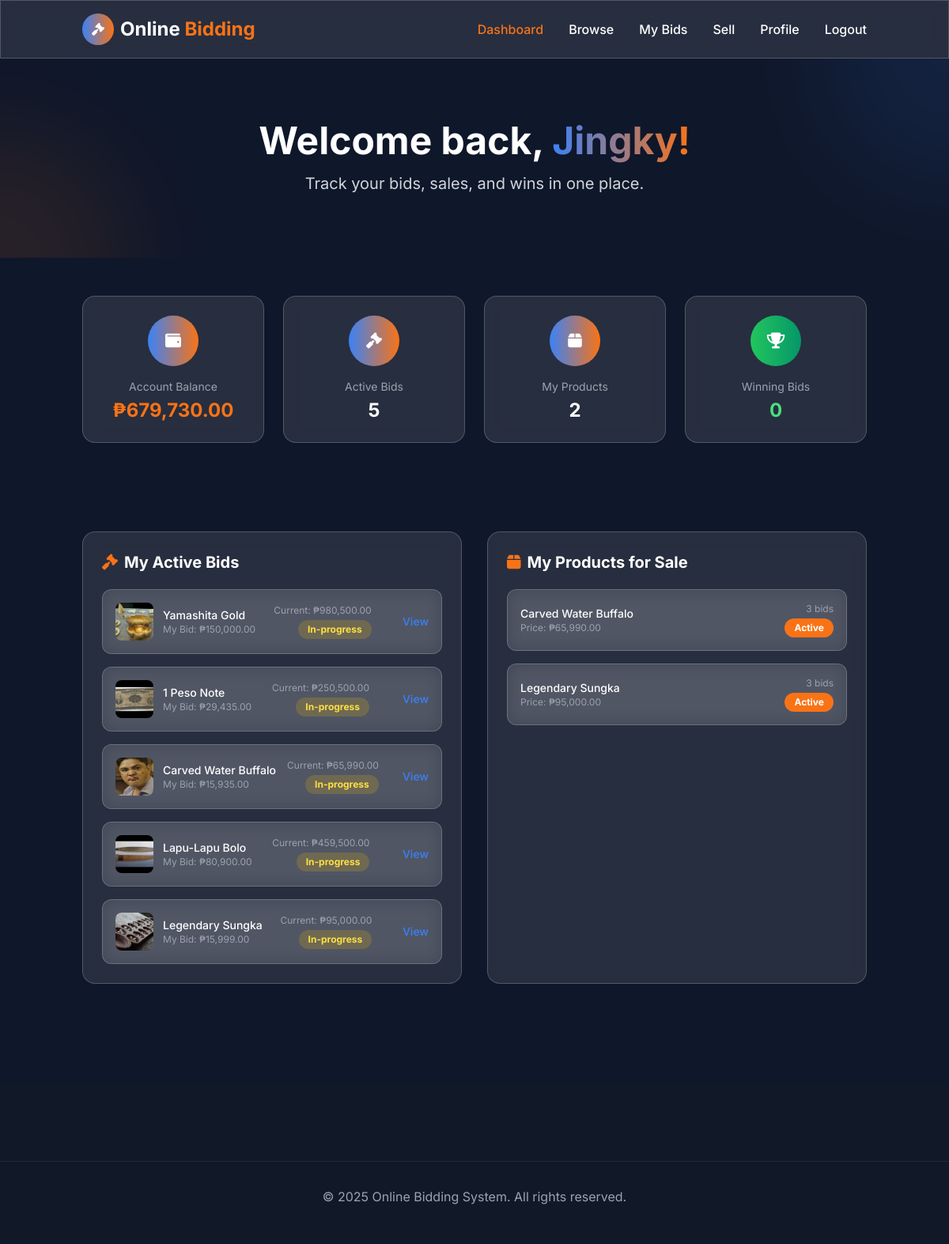
The page /client/dashboard.php (signed in) on the database its author committed.
### tables this page shows
CREATE TABLE `users` (
  `id` int(30) NOT NULL,
  `firstName` varchar(50) NOT NULL,
  `lastName` varchar(50) NOT NULL,
  `userMoney` varchar(100) NOT NULL,
  `amountRcvble` varchar(100) NOT NULL,
  `password` text NOT NULL,
  `email` varchar(200) NOT NULL,
  `contact` varchar(100) NOT NULL,
  `address` text NOT NULL,
  `userType` tinyint(4) NOT NULL,
  `securityWord` varchar(50) NOT NULL,
  `profilePic` varchar(100) NOT NULL,
  `isLogin` smallint(6) NOT NULL,
  `date_created` datetime NOT NULL DEFAULT current_timestamp(),
  `created_at` datetime DEFAULT current_timestamp(),
  `avatar` varchar(255) DEFAULT '../assets/img/default-avatar.png'
);

CREATE TABLE `clients_bid_tbl` (
  `id` int(11) NOT NULL,
  `bidToken` int(11) NOT NULL,
  `bidderName` varchar(100) NOT NULL,
  `bidderItem` varchar(100) NOT NULL,
  `itemId` int(11) NOT NULL,
  `itemPrice` double NOT NULL,
  `bidAmount` double NOT NULL,
  `bidStatus` varchar(50) NOT NULL,
  `bidDate` datetime NOT NULL
);

CREATE TABLE `products` (
  `id` int(30) NOT NULL,
  `productOwner` varchar(50) NOT NULL,
  `productStatus` varchar(20) NOT NULL,
  `productName` varchar(100) NOT NULL,
  `category` varchar(50) NOT NULL,
  `itemDesc` text NOT NULL,
  `bidCount` int(11) NOT NULL,
  `minimumBid` double NOT NULL,
  `productPrice` double NOT NULL,
  `productEnd` datetime NOT NULL,
  `productImgLoc` varchar(255) NOT NULL,
  `datePosted` datetime NOT NULL DEFAULT current_timestamp()
);

### config.php (called while the page is built, shortened)
<?php
function formatCurrency($amount) {
    return '₱' . number_format($amount, 2);
}
function getUserMoney($encodedMoney) {
    return base64_decode($encodedMoney);
}
?>

### client/dashboard.php (the view, shortened to what this page needs)
<?php
require_once '../config.php';
$user_id = $_SESSION['user_id'];
$stmt = $conn->prepare("SELECT * FROM users WHERE id = ? LIMIT 1");
$stmt->bind_param("i", $user_id);
$stmt->execute();
$user = $stmt->get_result()->fetch_assoc();
$stmt = $conn->prepare("SELECT COUNT(*) as count FROM clients_bid_tbl WHERE bidderName = ? AND bidStatus = 'In-progress'");
$stmt->bind_param("i", $user_id);
$stmt->execute();
$bids_count = $stmt->get_result()->fetch_assoc()['count'];
$stmt = $conn->prepare("SELECT COUNT(*) as count FROM products WHERE productOwner = ?");
$stmt->bind_param("i", $user_id);
$stmt->execute();
$products_count = $stmt->get_result()->fetch_assoc()['count'];
$stmt = $conn->prepare("SELECT COUNT(*) as count FROM clients_bid_tbl WHERE bidderName = ? AND bidStatus = 'Won'");
$stmt->bind_param("i", $user_id);
$stmt->execute();
$winning_count = $stmt->get_result()->fetch_assoc()['count'];
?>
<!DOCTYPE html>
<html lang="en">
<head>
    <script src="https://cdn.tailwindcss.com"></script>
    <link rel="stylesheet" href="https://cdnjs.cloudflare.com/ajax/libs/font-awesome/6.4.0/css/all.min.css">
</head>
<body class="bg-deep-blue text-white min-h-screen">
    <header class="sticky top-0 z-50 glass-effect py-4">
        <div class="container mx-auto px-4">
            <div class="flex justify-between items-center">
                <div class="flex items-center space-x-2">
                    <div class="w-10 h-10 rounded-full bg-gradient-to-r from-electric-blue to-bright-orange flex items-center justify-center">
                        <i class="fas fa-gavel text-white"></i>
                    </div>
                    <h1 class="text-2xl font-bold">Online <span class="text-bright-orange">Bidding</span></h1>
                </div>
                <nav class="hidden md:flex space-x-8">
                    <a href="dashboard.php" class="font-medium text-bright-orange">Dashboard</a>
                    <a href="products.php" class="font-medium hover:text-bright-orange transition-colors duration-300">Browse</a>
                    <a href="my_bids.php" class="font-medium hover:text-bright-orange transition-colors duration-300">My Bids</a>
                    <a href="add_product.php" class="font-medium hover:text-bright-orange transition-colors duration-300">Sell</a>
                    <a href="profile.php" class="font-medium hover:text-bright-orange transition-colors duration-300">Profile</a>
                    <a href="../logout.php" class="font-medium hover:text-bright-orange transition-colors duration-300">Logout</a>
                </nav>
            </div>
        </div>
    </header>
    <section class="hero py-16 md:py-20 relative overflow-hidden">
        <div class="absolute -top-40 -right-40 w-80 h-80 rounded-full bg-electric-blue opacity-10 blur-3xl"></div>
        <div class="absolute -bottom-40 -left-40 w-80 h-80 rounded-full bg-bright-orange opacity-10 blur-3xl"></div>
        <div class="container mx-auto px-4 relative z-10">
            <div class="max-w-3xl mx-auto text-center">
                <h2 class="text-4xl md:text-5xl font-bold mb-4">
                    Welcome back, <span class="text-gradient"><?= htmlspecialchars($user['firstName']) ?>!</span>
                </h2>
                <p class="text-xl text-gray-300">Track your bids, sales, and wins in one place.</p>
            </div>
        </div>
    </section>
    <section class="py-12">
        <div class="container mx-auto px-4">
            <div class="grid grid-cols-1 md:grid-cols-2 lg:grid-cols-4 gap-6 max-w-5xl mx-auto">
                <div class="glass-effect rounded-2xl p-6 text-center card-hover">
                    <div class="w-16 h-16 rounded-full bg-gradient-to-r from-electric-blue to-bright-orange flex items-center justify-center text-white text-xl font-bold mx-auto mb-4">
                        <i class="fas fa-wallet"></i>
                    </div>
                    <p class="text-gray-400 text-sm">Account Balance</p>
                    <p class="text-2xl font-bold text-bright-orange mt-1">
                        <?= formatCurrency(getUserMoney($user['userMoney'])) ?>
                    </p>
                </div>
                <div class="glass-effect rounded-2xl p-6 text-center card-hover">
                    <div class="w-16 h-16 rounded-full bg-gradient-to-r from-electric-blue to-bright-orange flex items-center justify-center text-white text-xl font-bold mx-auto mb-4">
                        <i class="fas fa-gavel"></i>
                    </div>
                    <p class="text-gray-400 text-sm">Active Bids</p>
                    <p class="text-2xl font-bold mt-1"><?= $bids_count ?></p>
                </div>
                <div class="glass-effect rounded-2xl p-6 text-center card-hover">
                    <div class="w-16 h-16 rounded-full bg-gradient-to-r from-electric-blue to-bright-orange flex items-center justify-center text-white text-xl font-bold mx-auto mb-4">
                        <i class="fas fa-box"></i>
                    </div>
                    <p class="text-gray-400 text-sm">My Products</p>
                    <p class="text-2xl font-bold mt-1"><?= $products_count ?></p>
                </div>
                <div class="glass-effect rounded-2xl p-6 text-center card-hover">
                    <div class="w-16 h-16 rounded-full bg-gradient-to-r from-green-500 to-emerald-600 flex items-center justify-center text-white text-xl font-bold mx-auto mb-4">
                        <i class="fas fa-trophy"></i>
                    </div>
                    <p class="text-gray-400 text-sm">Winning Bids</p>
                    <p class="text-2xl font-bold text-green-400 mt-1"><?= $winning_count ?></p>
                </div>
            </div>
        </div>
    </section>
    <section class="py-16">
        <div class="container mx-auto px-4">
            <div class="grid lg:grid-cols-2 gap-8">
                <div class="glass-effect rounded-2xl p-6 overflow-hidden card-hover">
                    <h3 class="text-xl font-bold mb-5 flex items-center gap-2">
                        <i class="fas fa-gavel text-bright-orange"></i> My Active Bids
                    </h3>
                    <div class="space-y-4">
                        <?php
                        $stmt = $conn->prepare("
                            SELECT b.*, p.productName, p.productPrice, p.productImgLoc
                            FROM clients_bid_tbl b
                            JOIN products p ON b.itemId = p.id
                            WHERE b.bidderName = ? AND b.bidStatus = 'In-progress'
                            ORDER BY b.bidDate DESC LIMIT 5
                        ");
                        $stmt->bind_param("i", $user_id);
                        $stmt->execute();
                        $result = $stmt->get_result();
                        if ($result->num_rows > 0):
                            while ($row = $result->fetch_assoc()): ?>
                                <div class="flex items-center justify-between p-4 glass-effect rounded-xl hover:bg-white/5 transition">
                                    <div class="flex items-center gap-3">
                                        <img src="../<?= htmlspecialchars($row['productImgLoc']) ?>" alt="" class="w-12 h-12 rounded-lg object-cover">
                                        <div>
                                            <p class="font-medium text-sm"><?= htmlspecialchars($row['productName']) ?></p>
                                            <p class="text-xs text-gray-400">My Bid: <?= formatCurrency($row['bidAmount']) ?></p>
                                        </div>
                                    </div>
                                    <div class="text-right">
                                        <p class="text-xs text-gray-400">Current: <?= formatCurrency($row['productPrice']) ?></p>
                                        <span class="status in-progress mt-1 inline-block">In-progress</span>
                                    </div>
                                    <a href="../products.php?view=<?= $row['itemId'] ?>" class="ml-4 text-electric-blue hover:text-bright-orange text-sm font-medium">
                                        View
                                    </a>
                                </div>
                            <?php endwhile;
                        endif;
                        ?>
                    </div>
                </div>
                <div class="glass-effect rounded-2xl p-6 overflow-hidden card-hover">
                    <h3 class="text-xl font-bold mb-5 flex items-center gap-2">
                        <i class="fas fa-box text-bright-orange"></i> My Products for Sale
                    </h3>
                    <div class="space-y-4">
                        <?php
                        $stmt = $conn->prepare("SELECT * FROM products WHERE productOwner = ? ORDER BY datePosted DESC LIMIT 5");
                        $stmt->bind_param("i", $user_id);
                        $stmt->execute();
                        $result = $stmt->get_result();
                        if ($result->num_rows > 0):
                            while ($row = $result->fetch_assoc()):
                                $bid_stmt = $conn->prepare("SELECT COUNT(*) as count FROM clients_bid_tbl WHERE itemId = ?");
                                $bid_stmt->bind_param("i", $row['id']);
                                $bid_stmt->execute();
                                $bid_count = $bid_stmt->get_result()->fetch_assoc()['count'];
                        ?>
                                <div class="flex items-center justify-between p-4 glass-effect rounded-xl hover:bg-white/5 transition">
                                    <div>
                                        <p class="font-medium text-sm"><?= htmlspecialchars($row['productName']) ?></p>
                                        <p class="text-xs text-gray-400">Price: <?= formatCurrency($row['productPrice']) ?></p>
                                    </div>
                                    <div class="text-right">
                                        <p class="text-xs text-gray-400"><?= $bid_count ?> bid<?= $bid_count == 1 ? '' : 's' ?></p>
                                        <span class="status <?= strtolower($row['productStatus']) ?> mt-1 inline-block">
                                            <?= ucfirst($row['productStatus']) ?>
                                        </span>
                                    </div>
                                </div>
                            <?php endwhile;
                        endif;
                        ?>
                    </div>
                </div>
            </div>
        </div>
    </section>
    <footer class="py-12 bg-gray-900 mt-16">
            <div class="border-t border-gray-800 mt-12 pt-8 text-center text-gray-400">
                <p>&copy; 2025 Online Bidding System. All rights reserved.</p>
            </div>
    </footer>
</body>
</html>

### rows shown on the page
users: firstName "Jingky", userMoney "₱679,730.00"
clients_bid_tbl: products.productImgLoc (picture), products.productName "Yamashita Gold", bidAmount "₱150,000.00", products.productPrice "₱980,500.00"
clients_bid_tbl: products.productImgLoc (picture), products.productName "1 Peso Note", bidAmount "₱29,435.00", products.productPrice "₱250,500.00"
clients_bid_tbl: products.productImgLoc (picture), products.productName "Carved Water Buffalo", bidAmount "₱15,935.00", products.productPrice "₱65,990.00"
clients_bid_tbl: products.productImgLoc (picture), products.productName "Lapu-Lapu Bolo", bidAmount "₱80,900.00", products.productPrice "₱459,500.00"
clients_bid_tbl: products.productImgLoc (picture), products.productName "Legendary Sungka", bidAmount "₱15,999.00", products.productPrice "₱95,000.00"
products: productName "Carved Water Buffalo", productPrice "₱65,990.00", bid_count "3", productStatus "Active"
products: productName "Legendary Sungka", productPrice "₱95,000.00", bid_count "3", productStatus "Active"

### other values the page prints
$bids_count "5"
$products_count "2"
$winning_count "0"
